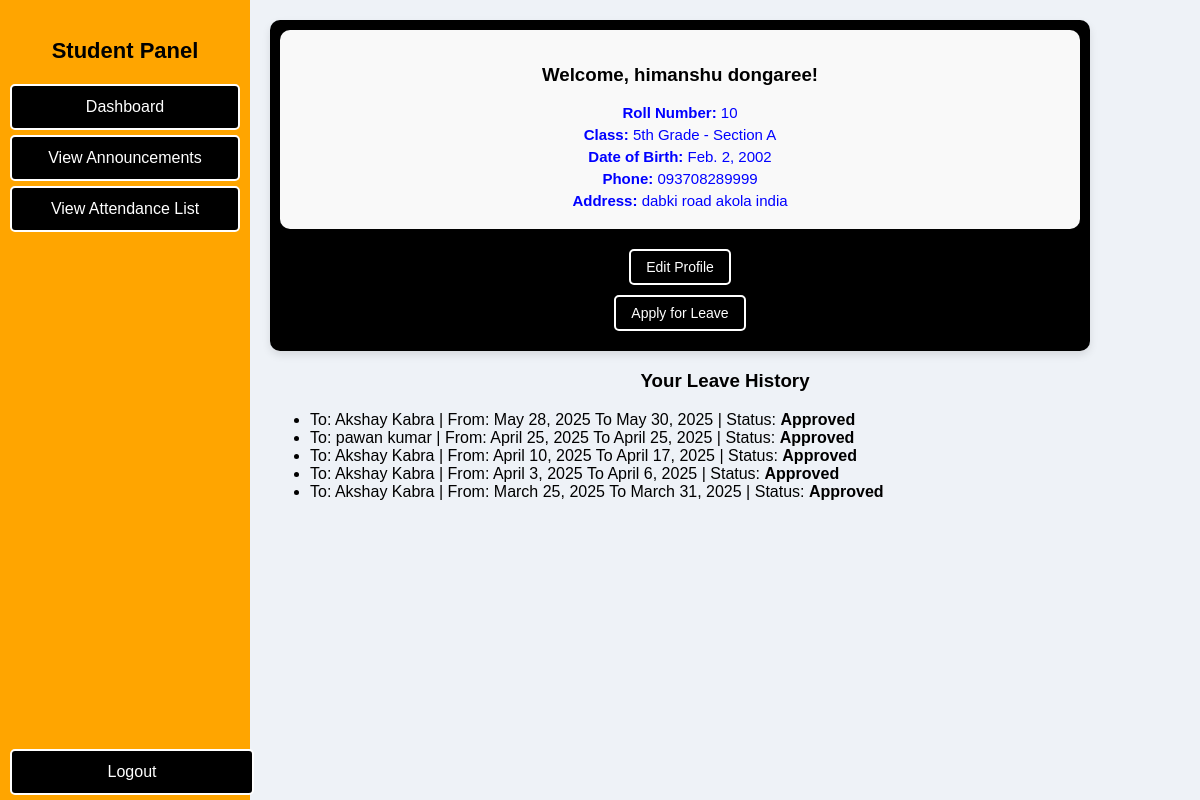
/student/dashboard/ (signed in), run on the app's committed database.
### authentication/models.py (models this page shows, shortened)
class StudentProfile(models.Model):
    user = models.OneToOneField(CustomUser, on_delete=models.CASCADE, related_name="student_profile")
    full_name = models.CharField(max_length=100)
    roll_number = models.CharField(max_length=20, unique=True)
    class_name = models.CharField(max_length=20)  # Example: "10th Grade"
    section = models.CharField(max_length=5)  # Example: "A"
    date_of_birth = models.DateField()
    phone_number = models.CharField(max_length=15)
    address = models.TextField()
    remarks = models.TextField(blank=True, null=True)
    class Meta:
        verbose_name = "Student Profile"
        verbose_name_plural = "Student Profiles"

class TeacherProfile(models.Model):
    user = models.OneToOneField(CustomUser, on_delete=models.CASCADE, related_name="teacher_profile")
    full_name = models.CharField(max_length=100)
    subject = models.CharField(max_length=50)
    employee_id = models.CharField(max_length=20, unique=True)
    phone_number = models.CharField(max_length=15)
    address = models.TextField()
    date_of_birth = models.DateField()
    qualifications = models.TextField()
    experience = models.IntegerField(help_text="Experience in years")
    class_name = models.CharField(max_length=50, null=True, blank=True)
    is_suspended = models.BooleanField(default=False)
    class Meta:
        verbose_name = "Teacher Profile"
        verbose_name_plural = "Teacher Profiles"

### student/models.py (models this page shows, shortened)
class LeaveRequest(models.Model):
    STATUS_CHOICES = [
        ('pending', 'Pending'),
        ('approved', 'Approved'),
        ('rejected', 'Rejected'),
    ]
    student = models.ForeignKey(StudentProfile, on_delete=models.CASCADE)
    teacher = models.ForeignKey(TeacherProfile, on_delete=models.CASCADE)
    reason = models.TextField()
    start_date = models.DateField()
    end_date = models.DateField()
    status = models.CharField(max_length=10, choices=STATUS_CHOICES, default='pending')
    response_message = models.TextField(blank=True, null=True)  # Optional message from teacher
    created_at = models.DateTimeField(auto_now_add=True)

### student/views.py (the view, shortened to what this page needs)
# urls.py: path('dashboard/', views.student_dashboard, name='student_dashboard'),
@login_required
def student_dashboard(request):
    try:
        student = StudentProfile.objects.get(user=request.user)
    except StudentProfile.DoesNotExist:
        messages.error(request, "⚠ No student profile found. Please contact the admin.")
        return render(request, "student/dashboard.html", {"student": None})
    classmates = StudentProfile.objects.filter(class_name=student.class_name, section=student.section).exclude(user=request.user)
    assigned_teachers = TeacherProfile.objects.filter(class_name=student.class_name)
    all_teachers = TeacherProfile.objects.all()
    leave_requests = LeaveRequest.objects.filter(student=student).order_by("-start_date")
    return render(request, "student/dashboard.html", {
        "student": student,
        "classmates": classmates,
        "assigned_teachers": assigned_teachers,
        "all_teachers": all_teachers,
        "leave_requests": leave_requests,
    })

### student/templates/student/dashboard.html (shortened to what this page needs)
<!DOCTYPE html>
<html lang="en">
<head>
</head>
<body>
    <div class="sidebar">
        <h2>Student Panel</h2>
        <a href="#">Dashboard</a>
        <a href="{% url 'announcement_list' %}">View Announcements</a>
        <a href="{% url 'view_attendance' %}">View Attendance List</a>
        <a href="{% url 'user_logout' %}" class="logout">Logout</a>
    </div>
    <div class="main-content">
        <div class="container">
            {% if student %}
                <div class="profile">
                    <h3>Welcome, {{ student.full_name }}!</h3>
                    <p><strong>Roll Number:</strong> {{ student.roll_number }}</p>
                    <p><strong>Class:</strong> {{ student.class_name }} - Section {{ student.section }}</p>
                    <p><strong>Date of Birth:</strong> {{ student.date_of_birth }}</p>
                    <p><strong>Phone:</strong> {{ student.phone_number }}</p>
                    <p><strong>Address:</strong> {{ student.address }}</p>
                </div>
                <button class="btn-toggle" onclick="toggleForm('edit-profile')">Edit Profile</button>
                <button class="btn-toggle" onclick="toggleForm('leave-form')">Apply for Leave</button>
            {% endif %}
        </div>
        {% if leave_requests %}
            <h3 style="text-align: center;">Your Leave History</h3>
            <ul>
                {% for leave in leave_requests %}
                    <li>
                        To: {{ leave.teacher.full_name }} |
                        From: {{ leave.start_date }} To {{ leave.end_date }} |
                        Status: <strong>{{ leave.status }}</strong>
                    </li>
                {% endfor %}
            </ul>
        {% endif %}
    </div>
</body>
</html>

### student/templates/student/dashboard.html (style rules this page uses)
body { font-family: 'Arial', sans-serif; background-color: #eef2f7; margin: 0; padding: 0; display: flex; }
.sidebar { width: 250px; background: orange; color: white; height: 100vh; position: fixed; top: 0; left: 0; padding-top: 20px; transition: 0.3s; }
.sidebar h2 { text-align: center; margin-bottom: 20px; font-size: 22px; }
.sidebar a { display: block; color: white; padding: 12px 20px; text-decoration: none; font-size: 16px; border: 2px solid white; background: black; text-align: center; margin: 5px 10px; border-radius: 5px; }
.logout { position: absolute; bottom: 20px; width: 80%; text-align: center; }
.main-content { margin-left: 250px; width: calc(100% - 250px); padding: 20px; }
.container { max-width: 800px; background: black; padding: 10px; border-radius: 10px; box-shadow: 0 4px 8px rgba(0, 0, 0, 0.1); }
h2, h3 { color: black; text-align: center; }
p { font-size: 15px; color: blue; margin: 5px 0; text-align: center; }
.profile { background: #f9f9f9; padding: 15px; border-radius: 10px; margin-bottom: 20px; box-shadow: 0 2px 5px rgba(0, 0, 0, 0.1); }
.btn-toggle { background: black; color: white; border: 2px solid white; padding: 8px 15px; cursor: pointer; border-radius: 5px; font-size: 14px; display: block; margin: 10px auto; text-align: center; }
.container { opacity: 0; transition: opacity 0.5s ease-in-out; }
.container.visible { opacity: 1; }

### data on the page
StudentProfile: full_name "himanshu dongaree", roll_number "10", class_name "5th Grade", section "A", date_of_birth "Feb. 2, 2002", phone_number "093708289999", address "dabki road akola india"
LeaveRequest: teacher.full_name "Akshay Kabra", start_date "May 28, 2025", end_date "May 30, 2025", status "Approved"
LeaveRequest: teacher.full_name "pawan kumar", start_date "April 25, 2025", end_date "April 25, 2025", status "Approved"
LeaveRequest: teacher.full_name "Akshay Kabra", start_date "April 10, 2025", end_date "April 17, 2025", status "Approved"
LeaveRequest: teacher.full_name "Akshay Kabra", start_date "April 3, 2025", end_date "April 6, 2025", status "Approved"
LeaveRequest: teacher.full_name "Akshay Kabra", start_date "March 25, 2025", end_date "March 31, 2025", status "Approved"
